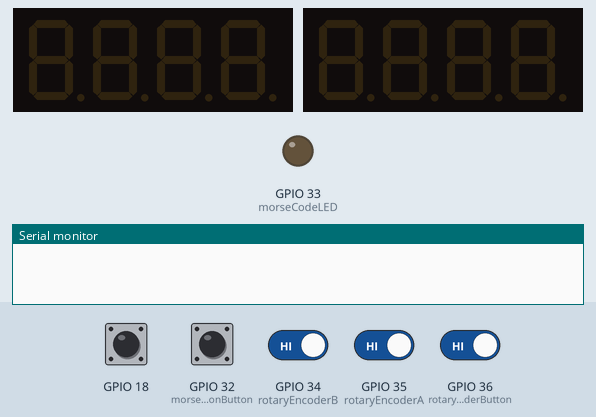
Simulated run of this program. Board: ESP32. Shown: 2 × 4-digit seven-segment display, output pins drawn as LEDs (lit = HIGH), the last lines printed to the serial monitor. Inputs (shaded band) come from the test bench; at power-on: GPIO 18, GPIO 32 (morseCodeConfirmationButton), GPIO 34 (rotaryEncoderB), GPIO 35 (rotaryEncoderA), GPIO 36 (rotaryEncoderButton) HIGH. Random numbers use the default seed unless the program sets one.

Above: at 1.2 s.
1.3 s: GPIO 18 pulled LOW for 0.15 s
At 1.7 s:
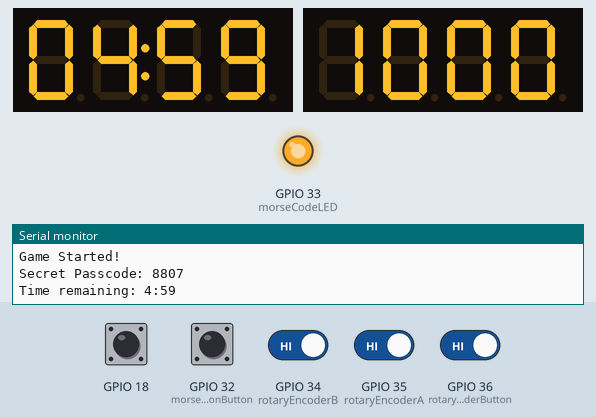
4.4 s: GPIO 32 (morseCodeConfirmationButton) pulled LOW for 0.15 s
At 5.8 s:
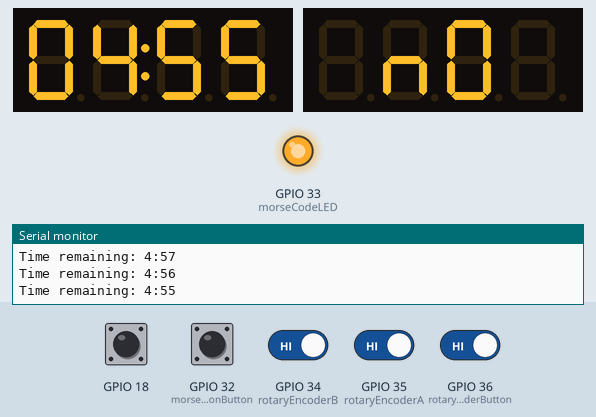
7.5 s: GPIO 32 (morseCodeConfirmationButton) pulled LOW for 1 s
At 9.1 s:
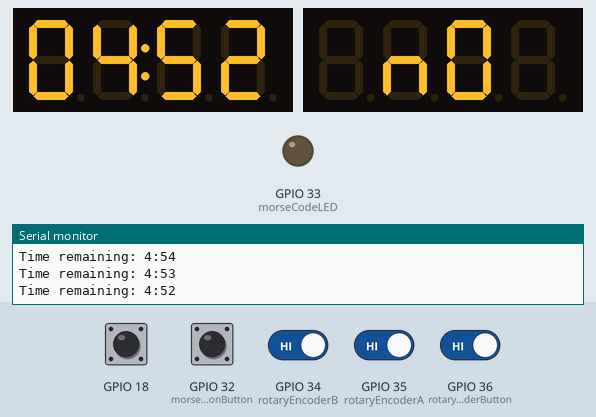
Timing chart, 0 to 14.8 s (numbered marks = the images above; inputs shaded):
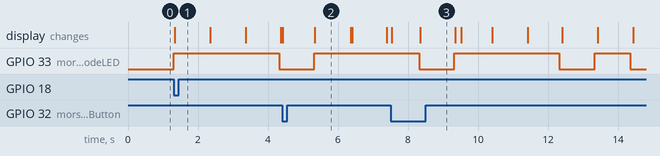

Measured:
- after the input at 1.3 s, GPIO 33 (morseCodeLED): LOW → HIGH at once, → LOW 3.0 s later; the display: changes at once (image 1)
- what the display in image 2 shows lasts 1.1 s, from 5.3 s to 6.4 s

The program:

main.cpp
```cpp
// /*
//   * This project is to show a game inspired by the game Keep Talking and Nobody Explodes.
//   * The game is a two player game will have 3 modules which are
//   * 1. Morse Code Module
//   * 2. Drumpad Module
//   * 3. Maze Module
// */


// // Libraries
// #include <Arduino.h>
// #include <Wire.h>

// // Global Variables
// unsigned long currentTime = 0;

// // Module Flags at the start
// bool morseCodeModule = false;
// bool drumpadModule = false;
// bool mazeModule = false;

// bool morseCodeMistake = false;

// /*
// ===============================================================================
//                             Morse Code Module
// ===============================================================================
// */

// // -----------------------------------------------------------------------------
// // Morse Code Light
// // -----------------------------------------------------------------------------
// #include <map>

// // Variables -------------------------------------------------------------------

// // Pins
// const int morseCodeLED = 33; // LED for Morse code

// // Morse Code LED state and checks
// bool morseCodeLEDState = LOW;
// unsigned long previousMorseCodeLEDTime = 0;
// unsigned long delayDurationMorseCode = 0;

// // Time duration for Morse code
// unsigned long dotDuration = 1000; // How long the light is on for a dot
// unsigned long dashDuration = 3000;  // How long the light is on for a dash
// unsigned long betweenElementsDuration = 1000; // How long the light is off between dots and/or dashes
// unsigned long betweenDigitsDuration = 3000; // How long the light is off between digits
// unsigned long betweenSequenceDuration = 7000; // How long the light is off before the sequence restarts

// // Secret Morse code Passcode
// int numberPasscode;
// String encryptedPasscode;

// // Functions -------------------------------------------------------------------

// // Mapping morse code to digits
// String digitToMorse(char digit) {
//     switch (digit) {
//         case '0': return "-----";
//         case '1': return ".----";
//         case '2': return "..---";
//         case '3': return "...--";
//         case '4': return "....-";
//         case '5': return ".....";
//         case '6': return "-....";
//         case '7': return "--...";
//         case '8': return "---..";
//         case '9': return "----.";
//         default: return ""; // Invalid input
//     }
// }

// // Function to convert number to Morse code
// String numberToMorse(int number) {
//     String morseCode = "";
//     String numberStr = String(number); // Convert number to string
//     for (size_t i = 0; i < numberStr.length(); i++) {
//         morseCode += digitToMorse(numberStr[i]);
//         if (i < numberStr.length() - 1) {
//             morseCode += " "; // Add space between Morse codes
//         }
//     }
//     return morseCode;
// }

// void blinkLEDMorseCode(const String &morseCode) {
//   static size_t currentIndex = 0; // Tracks the current character in the Morse code
//   static bool isWaiting = false; // Flag for waiting periods between sequences

//   // If we're waiting between sequences
//   if (isWaiting) {
//     if (currentTime - previousMorseCodeLEDTime >= betweenSequenceDuration) {
//       isWaiting = false;
//       currentIndex = 0; // Reset to the start of the Morse code
//     }
//     return; // Do nothing until the waiting period is over
//   }

//   // If we've finished the Morse code, set the waiting flag
//   if (currentIndex >= morseCode.length()) {
//     isWaiting = true;
//     previousMorseCodeLEDTime = currentTime;
//     digitalWrite(morseCodeLED, LOW); // Ensure LED is off
//     return;
//   }

//   // Get the current character in the Morse code
//   char currentChar = morseCode[currentIndex];

//   // Handle LED behavior based on the character
//   if (currentTime - previousMorseCodeLEDTime >= delayDurationMorseCode) {
//     if (currentChar == '.') {
//       morseCodeLEDState = !morseCodeLEDState; // Toggle LED
//       delayDurationMorseCode = morseCodeLEDState ? dotDuration : betweenElementsDuration;
//     } else if (currentChar == '-') {
//       morseCodeLEDState = !morseCodeLEDState; // Toggle LED
//       delayDurationMorseCode = morseCodeLEDState ? dashDuration : betweenElementsDuration;
//     } else if (currentChar == ' ') {
//       morseCodeLEDState = LOW; // Ensure LED is off for space
//       delayDurationMorseCode = betweenDigitsDuration;
//     }

//     // Update the LED state
//     digitalWrite(morseCodeLED, morseCodeLEDState ? HIGH : LOW);

//     // Move to the next character if LED is off or during space
//     if (!morseCodeLEDState || currentChar == ' ') {
//       currentIndex++;
//     }

//     // Update the previous time
//     previousMorseCodeLEDTime = currentTime;
//   }
// }

// void setupMorseCodeLight() {
//   // Set up Morse code LED
//   pinMode(morseCodeLED, OUTPUT);

//   // Generate a random passcode
//   numberPasscode = 1000 + esp_random() % 9000;

//   // Convert passcode to Morse code
//   encryptedPasscode = numberToMorse(numberPasscode);
// }

// void loopMorseCodeLight() {
//   // Debugging - Print the secret passcode
//   static bool passcodePrinted = false;
//   if (!passcodePrinted) {
//     Serial.println("Secret Passcode: " + String(numberPasscode));
//     passcodePrinted = true;
//   }

//   // Blink Morse code LED
//   blinkLEDMorseCode(encryptedPasscode);
// }

// // -----------------------------------------------------------------------------
// // Morse Code Input
// // -----------------------------------------------------------------------------
// #include <TM1637Display.h>

// // Variables -------------------------------------------------------------------

// // Pins
// const int SevSegCLK = 13; // CLK pin for 7-segment display
// const int SevSegDIO = 14; // DIO pin for 7-segment display
// const int rotaryEncoderA = 34; // CLK pin for rotary encoder
// const int rotaryEncoderB = 35; // DT pin for rotary encoder
// const int rotaryEncoderButton = 32; // Button pin for rotary encoder
// const int morseCodeConfirmationButton = 27; // Button pin for confirming Player's guess

// // Display for "no"
// const uint8_t SEG_NO[] = {
//   SEG_C | SEG_E | SEG_G, // Displays n
//   SEG_A | SEG_B | SEG_C | SEG_D | SEG_E | SEG_F // Displays o
// };

// const uint8_t SEG_YES[] = {
//   SEG_B | SEG_C | SEG_D | SEG_F | SEG_G, // Displays y
//   SEG_A | SEG_D | SEG_E | SEG_F | SEG_G, // Displays e
//   SEG_A | SEG_C | SEG_D | SEG_F | SEG_G // Displays s
// };

// // Create a display object of type TM1637Display
// TM1637Display display(SevSegCLK, SevSegDIO);

// // Changing Variables
// int playerGuess = 1000;   // Initial number, constrained between 1000 and 9999
// int rotaryIncrement = 1;  // Initial increment value for rotary encoder

// // Checking states of inputs
// int previousStateRotaryEncoderA = HIGH;
// int previousStateRotaryButton = HIGH;
// int previousConfirmationButtonState = HIGH;

// // "Delay" Checks
// unsigned long lastRotaryDebounceTime = 0;
// unsigned long lastButtonDebounceTime = 0;
// unsigned long lastConfirmationButtonDebounceTime = 0;
// unsigned long lastPrintNoTime = 0;

// // "Delays"
// const unsigned long printNoDelay = 2000; // Delay for displaying "no" on the 7-segment display
// const unsigned long debounceDelay = 500; // Debounce delay

// bool pauseNumberDisplayMorseCode = false;
// bool morseCodee = false;

// // Functions -------------------------------------------------------------------

// void handleRotaryEncoder() {
//   int rotaryA = digitalRead(rotaryEncoderA);
//   int rotaryB = digitalRead(rotaryEncoderB);

//   if (previousStateRotaryEncoderA == HIGH && rotaryA == LOW) {
//     if (currentTime - lastRotaryDebounceTime >= debounceDelay) { // Debounce
//       lastRotaryDebounceTime = currentTime;

//       if (rotaryB == LOW) {
//         playerGuess += rotaryIncrement;

//         if (playerGuess > 9999) {
//           playerGuess = 9999;
//         }
//         Serial.print("Player Guess: " + String(playerGuess)); // Debugging to see if number changes
//       }
//       else {
//         playerGuess -= rotaryIncrement;
//         if (playerGuess < 1000) {
//           playerGuess = 1000;
//         }
//         Serial.print("Player Guess: " + String(playerGuess)); // Debugging to see if number changes
//       }
//     }
//   }
//   previousStateRotaryEncoderA = rotaryA;
// }

// void handleRotaryButton() {
//   int buttonState = digitalRead(rotaryEncoderButton);

//   if (previousStateRotaryButton == HIGH && buttonState == LOW) {
//     if (currentTime - lastButtonDebounceTime >= debounceDelay) { // Debounce
//       lastButtonDebounceTime = currentTime;

//     // Cycle through Increments: 1 -> 10 -> 100 -> 1000 -> 1
//     switch (rotaryIncrement) {
//       case 1:
//         rotaryIncrement = 10;
//         break;
//       case 10:
//         rotaryIncrement = 100;
//         break;
//       case 100:
//         rotaryIncrement = 1000;
//         break;
//       case 1000:
//         rotaryIncrement = 1; // Reset to 1
//         break;
//       default:
//         rotaryIncrement = 1; // Default to 1 if something unexpected happens
//         break;
//       }
//     }

//     // Debugging
//     Serial.println("Rotary Increment: " + String(rotaryIncrement)); // Debugging to see if increment changes
//   }
//   previousStateRotaryButton = buttonState;
// }

// void updateMorseCodeDisplay() {
//   // Initialize the display
//   int k;
//   uint8_t data[] = { 0xff, 0xff, 0xff, 0xff };
//   uint8_t blank[] = { 0x00, 0x00, 0x00, 0x00 };
//   display.setBrightness(0x0f);

//   // If the display is paused for "no", do nothing
//   if (pauseNumberDisplayMorseCode) {
//     // Check if 2 seconds have passed to clear "no"
//     if (currentTime - lastPrintNoTime >= printNoDelay) {
//       lastPrintNoTime = currentTime;
//       pauseNumberDisplayMorseCode = false; // Resume normal number display
//       display.clear();                     // Clear the display
//     }
//   } else {
//     // Display the player's guess
//     display.showNumberDec(playerGuess, false);
//   }
// }

// void playerGuessConfirmation() {
//   int buttonState = digitalRead(morseCodeConfirmationButton);

//   if (previousConfirmationButtonState == HIGH && buttonState == LOW) {
//     if (currentTime - lastConfirmationButtonDebounceTime >= debounceDelay) {
//       lastConfirmationButtonDebounceTime = currentTime;

//       // Check if the player's guess matches the secret passcode
//       if (playerGuess == numberPasscode) {
//         // Morse Code Module Is Complete
//         morseCodeModule = true;
//         pauseNumberDisplayMorseCode = true; // Pause the number display

//         display.clear(); // Clear the display
//         display.setSegments(SEG_YES, 3, 0); // Display "yes"
//         lastPrintNoTime = currentTime; // Start timer for "yes"

//       } else {
//         // Player guess is incorrect
//         morseCodeModule = false;
//         pauseNumberDisplayMorseCode = true; // Pause the number display

//         // Display "no" on the 7-segment display
//         display.clear();
//         display.setSegments(SEG_NO, 2, 1); // Display "no"
//         lastPrintNoTime = currentTime;     // Start timer for "no"

//         morseCodeMistake = true; // Set the mistake flag
//       }
//     }
//   }
//   previousConfirmationButtonState = buttonState;
// }


// void setupMorseCodeDisplay() {
//   // Set the rotary encoder pins as inputs
//   pinMode(rotaryEncoderA, INPUT);
//   pinMode(rotaryEncoderB, INPUT);
//   pinMode(rotaryEncoderButton, INPUT);
//   pinMode(morseCodeConfirmationButton, INPUT);
// }

// void loopMorseCodeDisplay() {
//   handleRotaryEncoder();
//   handleRotaryButton();
//   updateMorseCodeDisplay();
//   playerGuessConfirmation();
// }


// /*
// ================================================================================
//                               Drumpad Module
// ================================================================================
// */

// /*
// ================================================================================
//                                 Maze Module
// ================================================================================
// */

// #include <ESP32Servo.h>

// #include <MPU6050.h>

// // Variables -------------------------------------------------------------------

// // Pins
// const int servoXPin = 16; // Servo motor X-axis
// const int servoYPin = 17; // Servo motor Y-axis
// const int mpuSDAPin = 21; // SDA pin for MPU6050
// const int mpuSCLPin = 22; // SCL pin for MPU6050
// const int irSensorPin[4] = {36, 39, 15, 2}; // IR sensor pins
// const int cornerLEDLatchPin = 0; // Latch pin for corner LEDs
// const int cornerLEDCLKPin = 0; // Clock pin for corner LEDs
// const int cornerLEDDataPin = 0; // Data pin for corner LEDs

// int sensorValue[4] = {0, 0, 0, 0}; // Array to store sensor values

// // Variables for Maze
// const int irSensorPin[4] = {36, 39, 15, 2}; // IR sensor pins
// const int cornerLEDLatchPin = 25;           // Latch pin for corner LEDs
// const int cornerLEDCLKPin = 26;             // Clock pin for corner LEDs
// const int cornerLEDDataPin = 15;            // Data pin for corner LEDs

// Servo servoX, servoY;
// const int servoXPin = 16;
// const int servoYPin = 17;

// int gyroXOffset = 0, gyroYOffset = 0;
// bool selfBalancingActive = false;
// unsigned long selfBalancingStartTime = 0;

// MPU6050 gyroSensor;

// // IR Sensor and Corner LED Logic
// const byte cornerLEDValues[] = {
//     B00000001, // Corner 1
//     B00000010, // Corner 2
//     B00000100, // Corner 3
//     B00001000  // Corner 4
// };

// bool randomCornerSelected = false;
// int selectedCorner = -1; // Stores the selected corner
// bool allLightsOn = false;

// void calibrateGyro() {
//     Serial.println("Calibrating Gyroscope...");
//     Wire.begin();
//     gyroSensor.initialize();
//     if (gyroSensor.testConnection()) {
//         Serial.println("MPU6050 connection successful");
//     } else {
//         Serial.println("MPU6050 connection failed");
//     }
//     // Manually calibrate offsets
//     gyroXOffset = gyroSensor.getXGyroOffset();
//     gyroYOffset = gyroSensor.getYGyroOffset();
//     Serial.println("Gyroscope Calibrated.");
// }

// void moveServosOppositeGyro() {
//     if (!selfBalancingActive) {
//         selfBalancingActive = true;
//         selfBalancingStartTime = millis();
//     }

//     if (millis() - selfBalancingStartTime < 10000) { // 10 seconds
//         int gyroX = gyroSensor.getRotationX() - gyroXOffset;
//         int gyroY = gyroSensor.getRotationY() - gyroYOffset;

//         int servoXPos = constrain(90 - gyroX / 100, 0, 180); // Map to servo range
//         int servoYPos = constrain(90 - gyroY / 100, 0, 180);

//         servoX.write(servoXPos);
//         servoY.write(servoYPos);
//     } else {
//         servoX.write(90); // Reset to center
//         servoY.write(90);
//         selfBalancingActive = false;
//         morseCodeMistake = false; // Reset mistake flag
//     }
// }

// void cornerLED(int corner) {
//     digitalWrite(cornerLEDLatchPin, LOW);
//     shiftOut(cornerLEDDataPin, cornerLEDCLKPin, MSBFIRST, cornerLEDValues[corner]);
//     digitalWrite(cornerLEDLatchPin, HIGH);
// }

// void handleMazeLogic() {
//     // Select a random corner at the start
//     if (!randomCornerSelected) {
//         selectedCorner = random(0, 4); // Choose a random corner (0-3)
//         cornerLED(selectedCorner);
//         randomCornerSelected = true;
//         Serial.println("Random Corner Selected: " + String(selectedCorner + 1));
//     }

//     // Check IR sensors
//     allLightsOn = false;
//     for (int i = 0; i < 4; i++) {
//         int sensorValue = analogRead(irSensorPin[i]);
//         if (sensorValue < 3900) {
//             allLightsOn = true;
//             break;
//         }
//     }

//     if (allLightsOn) {
//         digitalWrite(cornerLEDLatchPin, LOW);
//         shiftOut(cornerLEDDataPin, cornerLEDCLKPin, MSBFIRST, B11111111); // All LEDs on
//         digitalWrite(cornerLEDLatchPin, HIGH);
//         mazeModule = true; // Set the module as complete
//         Serial.println("Maze Module Complete!");
//     }
// }

// void setupMaze() {
//     pinMode(cornerLEDLatchPin, OUTPUT);
//     pinMode(cornerLEDCLKPin, OUTPUT);
//     pinMode(cornerLEDDataPin, OUTPUT);

//     servoX.attach(servoXPin);
//     servoY.attach(servoYPin);

//     for (int i = 0; i < 4; i++) {
//         pinMode(irSensorPin[i], INPUT);
//     }

//     calibrateGyro();
//     servoX.write(90); // Initialize servos to center
//     servoY.write(90);
// }

// void loopMaze() {
//     if (morseCodeMistake) {
//         moveServosOppositeGyro();
//     } else if (!mazeModule) {
//         handleMazeLogic();
//     }
// }

// /*
// ================================================================================
//                                 Start Module
// ================================================================================
// */

// // Variables -------------------------------------------------------------------

// // Pins
// const int dataPin = 26; // Pin connected to DS of 74HC595 (serial data input)
// const int latchPin = 25; // Pin connected to ST_CP of 74HC595 (latch pin)
// const int clockPin = 12; // Pin connected to SH_CP of 74HC595 (clock pin)
// const int startButton = 0; // Pin connected to the start button

// bool startGame = false; // Flag to start the game

// int previousStateStartButton = HIGH; // Previous state of the start button

// unsigned long previousTime = 0; // prevoius time
// unsigned long timerStartGameInterval = 1000; // current time
// int timeStartGame = 300; // Time to start the game in seconds

// // Segments: DP, G, F, E, D, C, B, A (Q7 -> Q0)
// byte digits[] = {
//   B01000000, // 0 (common cathode)
//   B01111001, // 1
//   B00100100, // 2
//   B00110000, // 3
//   B00011001, // 4
//   B00010010, // 5
//   B00000010, // 6
//   B01111000, // 7
//   B00000000, // 8
//   B00010000  // 9
// };

// byte digitsDecimal[] = {
//   B00111111, // 0 (common anode)
//   B00000110, // 1
//   B01011011, // 2
//   B01001111, // 3
//   B01100110, // 4
//   B01101101, // 5
//   B01111101, // 6
//   B00000111, // 7
//   B01111111, // 8
//   B01101111  // 9
// };

// byte invertDigits[] = {
//   B00111111, // 0 (common anode)
//   B00000110, // 1
//   B01011011, // 2
//   B01001111, // 3
//   B01100110, // 4
//   B01101101, // 5
//   B01111101, // 6
//   B00000111, // 7
//   B01111111, // 8
//   B01101111  // 9
// };

// // Functions -------------------------------------------------------------------

// void displayMixedSevSegNumber(int number) {
//   int ones = number % 10;         // Rightmost digit (common cathode)
//   int tens = (number / 10) % 10;  // Leftmost digit (common anode)
//   int hundreds = (number / 100) % 10; // Hundreds digit
//   int thousands = (number / 1000) % 10; // Thousands digit

//   digitalWrite(latchPin, LOW);  // Disable latch

//   // Send data to the second digit (common cathode)
//   shiftOut(dataPin, clockPin, MSBFIRST, digits[ones]);

//   // Send data to the first digit (common cathode)
//   shiftOut(dataPin, clockPin, MSBFIRST, digits[tens]);

//   // Send data to the third digit (common anode, inverted)
//   shiftOut(dataPin, clockPin, MSBFIRST, digitsDecimal[hundreds]);

//   shiftOut(dataPin, clockPin, MSBFIRST, invertDigits[thousands]);

//   digitalWrite(latchPin, HIGH); // Enable latch
// }

// void countdownTimer(int time) {
//   if (currentTime - previousTime >= timerStartGameInterval) {
//     previousTime = currentTime; // Update the timer

//     // Decrease the countdown time
//     if (time > 0) {
//       time--;
//     }

//     // Display the countdown in MM:SS format
//     int minutes = time / 60;  // Calculate the minutes
//     int seconds = time % 60;  // Calculate the seconds

//     // Print the countdown to the Serial Monitor
//     if (seconds < 10) {
//       Serial.print(minutes);
//       Serial.print(":0");
//       Serial.println(seconds); // Add a leading zero for single-digit seconds
//     } else {
//       Serial.print(minutes);
//       Serial.print(":");
//       Serial.println(seconds);
//     }
//   }
// }

// void beginStartGame() {
//   if (previousStateStartButton == HIGH && startButton == LOW) {
//     if (currentTime - lastButtonDebounceTime >= debounceDelay) {
//       lastButtonDebounceTime = currentTime;

//       // Start the game
//       startGame = true;
//     }
//   }
// }

// void setupStart() {
//   // Set shift register pins as outputs
//   pinMode(dataPin, OUTPUT);
//   pinMode(latchPin, OUTPUT);
//   pinMode(clockPin, OUTPUT);
// }

// void loopStart() {
//   beginStartGame();
//   if (startGame) {
//     for (int i = timeStartGame; i > 0; i--) {
//       countdownTimer(i);
//       displayMixedSevSegNumber(i);

//       loopMaze();
//     }
//   }
// }

// /*
// ================================================================================
//                         Miniaml setup for the project
// ================================================================================
// */

// void setup() {
//   Serial.begin(9600);

//   setupMorseCodeDisplay();
//   setupMorseCodeLight();
//   setupMaze();
//   // setupDrumpad();

// }

// void loop() {
//   // Update the current time
//   currentTime = millis();

//   loopMorseCodeLight();
//   loopMorseCodeDisplay();

// }
```

Source omitted: test.cpp (13992 bytes)
